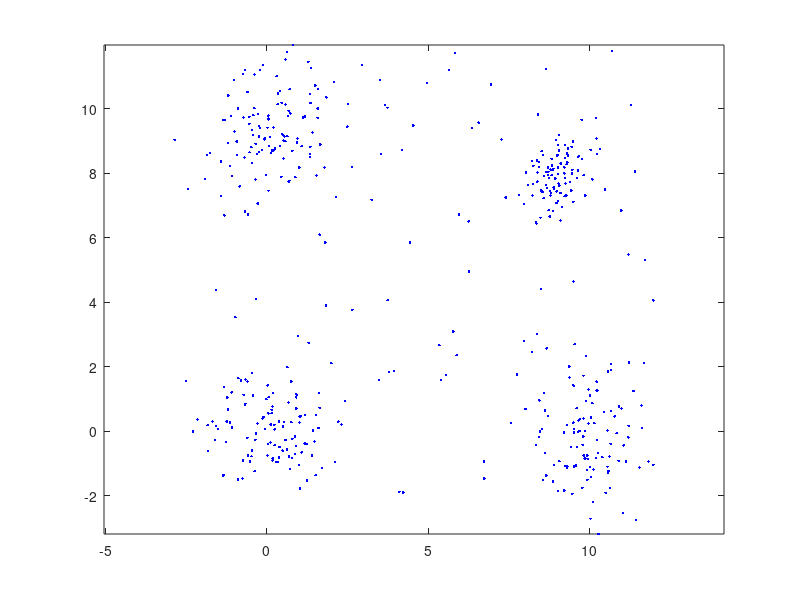

Reproduce this figure in MATLAB. (Note: this script raises an error after producing the figure.)
% Example 7.5.2
% "Introduction to Pattern Recognition: A MATLAB Approach"
% S. Theodoridis, A. Pikrakis, K. Koutroumbas, D. Cavouras

close('all');
clear

% 1. To generate the first 400 points of X4, work as in Example 7.5.1.
randn('seed',0)
m=[0 0; 10 0; 0 9; 9 8];
S(:,:,1)=eye(2);
S(:,:,2)=[1.0 .2; .2 1.5];
S(:,:,3)=[1.0 .4; .4 1.1];
S(:,:,4)=[.3 .2; .2 .5];
n_points=100*ones(1,4); 
X4=[];
for i=1:4
    X4=[X4; mvnrnd(m(i,:),S(:,:,i),n_points(i))];
end
X4=X4';

% Generate the remaining 100 points
noise=rand(2,100)*14-2;
X4=[X4 noise];

% Plot the data set
figure(1), plot(X4(1,:),X4(2,:),'.b')
figure(1), axis equal

% To apply the k-means algorithm for m = 4, work as in step 2 of Example 7.5.1.
m=4;
[l,N]=size(X4);
rand('seed',0)
theta_ini=rand(l,m);
[theta,bel,J]=k_means(X4,theta_ini);

% Plot the clusters
figure(2), hold on
figure(2), plot(X4(1,bel==1),X4(2,bel==1),'r.',...
X4(1,bel==2),X4(2,bel==2),'g*',X4(1,bel==3),X4(2,bel==3),'bo',...
X4(1,bel==4),X4(2,bel==4),'cx',X4(1,bel==5),X4(2,bel==5),'md',...
X4(1,bel==6),X4(2,bel==6),'yp',X4(1,bel==7),X4(2,bel==7),'ks')
figure(2), plot(theta(1,:),theta(2,:),'k+')
figure(2), axis equal
